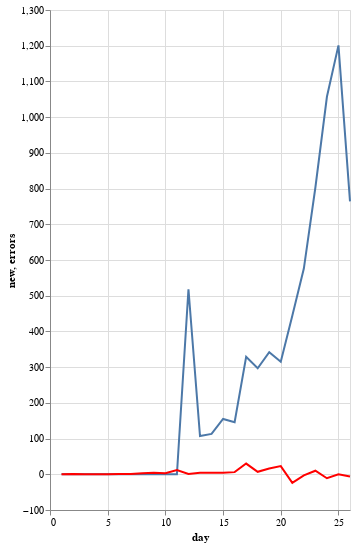

Source (notebook cell):
### Code cell
import altair as alt

alt.Chart(paired).mark_line().encode(
    x='day',
    y='new'
) + alt.Chart(paired).mark_line(color="red").encode(
    x='day',
    y='errors'
).properties(width=300, height=500)

### Figure 1 — Vega-Lite specification as saved in the notebook (floating-point values rounded to 4 significant figures)
{"config": {"view": {"continuousWidth": 400, "continuousHeight": 300}}, "layer": [{"mark": "line", "encoding": {"x": {"type": "quantitative", "field": "day"}, "y": {"type": "quantitative", "field": "new"}}}, {"mark": {"type": "line", "color": "red"}, "encoding": {"x": {"type": "quantitative", "field": "day"}, "y": {"type": "quantitative", "field": "errors"}}, "height": 500, "width": 300}], "data": {"name": "data-9245c52685f9aea73cbf2324e086293f"}, "$schema": "https://vega.github.io/schema/vega-lite/v4.0.2.json", "datasets": {"data-9245c52685f9aea73cbf2324e086293f": [{"day": 1, "cases": 3, "factor": 0, "new": 0, "percent": 3.0, "predicted": 3, "errors": 0}, {"day": 2, "cases": 4, "factor": 0, "new": 0, "percent": 4.0, "predicted": 3, "errors": 1}, {"day": 3, "cases": 4, "factor": 0, "new": 0, "percent": 4.0, "predicted": 4, "errors": 0}, {"day": 4, "cases": 4, "factor": 0, "new": 0, "percent": 4.0, "predicted": 4, "errors": 0}, {"day": 5, "cases": 4, "factor": 0, "new": 0, "percent": 4.0, "predicted": 4, "errors": 0}, {"day": 6, "cases": 5, "factor": 0, "new": 0, "percent": 5.0, "predicted": 4, "errors": 1}, {"day": 7, "cases": 7, "factor": 0, "new": 0, "percent": 7.0, "predicted": 6, "errors": 1}, {"day": 8, "cases": 11, "factor": 0, "new": 0, "percent": 11.0, "predicted": 8, "errors": 3}, {"day": 9, "cases": 16, "factor": 0, "new": 0, "percent": 16.0, "predicted": 12, "errors": 4}, {"day": 10, "cases": 21, "factor": 0, "new": 0, "percent": 21.0, "predicted": 18, "errors": 3}, {"day": 11, "cases": 35, "factor": 0, "new": 0, "percent": 35.0, "predicted": 23, "errors": 12}, {"day": 12, "cases": 40, "factor": 518, "new": 518, "percent": 0.07707, "predicted": 39, "errors": 1}, {"day": 13, "cases": 48, "factor": 625, "new": 107, "percent": 0.07668, "predicted": 44, "errors": 4}, {"day": 14, "cases": 57, "factor": 738, "new": 113, "percent": 0.07713, "predicted": 53, "errors": 4}, {"day": 15, "cases": 67, "factor": 893, "new": 155, "percent": 0.07494, "predicted": 63, "errors": 4}, {"day": 16, "cases": 80, "factor": 1039, "new": 146, "percent": 0.07692, "predicted": 74, "errors": 6}, {"day": 17, "cases": 119, "factor": 1368, "new": 329, "percent": 0.08692, "predicted": 89, "errors": 30}, {"day": 18, "cases": 139, "factor": 1665, "new": 297, "percent": 0.08343, "predicted": 132, "errors": 7}, {"day": 19, "cases": 170, "factor": 2007, "new": 342, "percent": 0.08466, "predicted": 154, "errors": 16}, {"day": 20, "cases": 212, "factor": 2322, "new": 315, "percent": 0.09126, "predicted": 189, "errors": 23}, {"day": 21, "cases": 212, "factor": 2766, "new": 444, "percent": 0.07662, "predicted": 236, "errors": -24}, {"day": 22, "cases": 233, "factor": 3342, "new": 576, "percent": 0.0697, "predicted": 236, "errors": -3}, {"day": 23, "cases": 269, "factor": 4145, "new": 803, "percent": 0.06488, "predicted": 259, "errors": 10}, {"day": 24, "cases": 288, "factor": 5202, "new": 1057, "percent": 0.05535, "predicted": 299, "errors": -11}, {"day": 25, "cases": 320, "factor": 6403, "new": 1201, "percent": 0.04997, "predicted": 320, "errors": 0}, {"day": 26, "cases": 350, "factor": 7167, "new": 764, "percent": 0.04883, "predicted": 356, "errors": -6}]}}
